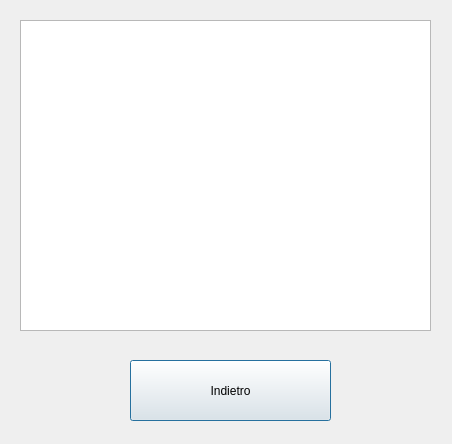
<?xml version="1.0" encoding="UTF-8"?>
<ui version="4.0">
 <class>ActivityTable</class>
 <widget class="QDialog" name="ActivityTable">
  <property name="geometry">
   <rect>
    <x>0</x>
    <y>0</y>
    <width>452</width>
    <height>444</height>
   </rect>
  </property>
  <property name="windowTitle">
   <string>ActivityTable</string>
  </property>
  <widget class="QTableView" name="tableView">
   <property name="geometry">
    <rect>
     <x>20</x>
     <y>20</y>
     <width>411</width>
     <height>311</height>
    </rect>
   </property>
  </widget>
  <widget class="QPushButton" name="pushButton">
   <property name="geometry">
    <rect>
     <x>130</x>
     <y>360</y>
     <width>201</width>
     <height>61</height>
    </rect>
   </property>
   <property name="text">
    <string>Indietro</string>
   </property>
  </widget>
 </widget>
 <resources/>
 <connections/>
</ui>
